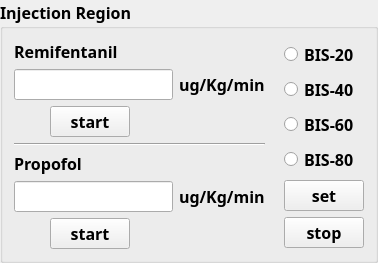
           <widget class="QGroupBox" name="maintain_groupBox">
            <property name="font">
             <font>
              <family>华文新魏</family>
              <pointsize>12</pointsize>
              <weight>75</weight>
              <bold>true</bold>
             </font>
            </property>
            <property name="title">
             <string>Injection Region</string>
            </property>
            <layout class="QGridLayout" name="gridLayout_7">
             <item row="0" column="0">
              <layout class="QHBoxLayout" name="horizontalLayout_8">
               <item>
                <layout class="QVBoxLayout" name="verticalLayout_3">
                 <item>
                  <widget class="QLabel" name="label">
                   <property name="sizePolicy">
                    <sizepolicy hsizetype="Fixed" vsizetype="Fixed">
                     <horstretch>0</horstretch>
                     <verstretch>0</verstretch>
                    </sizepolicy>
                   </property>
                   <property name="text">
                    <string>Remifentanil</string>
                   </property>
                  </widget>
                 </item>
                 <item>
                  <layout class="QVBoxLayout" name="verticalLayout_11">
                   <item>
                    <layout class="QHBoxLayout" name="horizontalLayout_18">
                     <item>
                      <widget class="QLineEdit" name="remi_lineEdit">
                       <property name="sizePolicy">
                        <sizepolicy hsizetype="Fixed" vsizetype="Fixed">
                         <horstretch>0</horstretch>
                         <verstretch>0</verstretch>
                        </sizepolicy>
                       </property>
                      </widget>
                     </item>
                     <item>
                      <widget class="QLabel" name="label_2">
                       <property name="sizePolicy">
                        <sizepolicy hsizetype="Minimum" vsizetype="Preferred">
                         <horstretch>0</horstretch>
                         <verstretch>0</verstretch>
                        </sizepolicy>
                       </property>
                       <property name="font">
                        <font>
                         <pointsize>12</pointsize>
                        </font>
                       </property>
                       <property name="text">
                        <string>ug/Kg/min</string>
                       </property>
                      </widget>
                     </item>
                    </layout>
                   </item>
                   <item>
                    <layout class="QHBoxLayout" name="horizontalLayout_19">
                     <item>
                      <widget class="QPushButton" name="remistart_Button">
                       <property name="sizePolicy">
                        <sizepolicy hsizetype="Fixed" vsizetype="Fixed">
                         <horstretch>0</horstretch>
                         <verstretch>0</verstretch>
                        </sizepolicy>
                       </property>
                       <property name="font">
                        <font>
                         <pointsize>12</pointsize>
                        </font>
                       </property>
                       <property name="text">
                        <string>start</string>
                       </property>
                      </widget>
                     </item>
                     <item>
                      <spacer name="horizontalSpacer_13">
                       <property name="orientation">
                        <enum>Qt::Horizontal</enum>
                       </property>
                       <property name="sizeType">
                        <enum>QSizePolicy::Fixed</enum>
                       </property>
                       <property name="sizeHint" stdset="0">
                        <size>
                         <width>98</width>
                         <height>20</height>
                        </size>
                       </property>
                      </spacer>
                     </item>
                    </layout>
                   </item>
                  </layout>
                 </item>
                 <item>
                  <widget class="Line" name="line_5">
                   <property name="orientation">
                    <enum>Qt::Horizontal</enum>
                   </property>
                  </widget>
                 </item>
                 <item>
                  <widget class="QLabel" name="label_3">
                   <property name="sizePolicy">
                    <sizepolicy hsizetype="Fixed" vsizetype="Fixed">
                     <horstretch>0</horstretch>
                     <verstretch>0</verstretch>
                    </sizepolicy>
                   </property>
                   <property name="text">
                    <string>Propofol</string>
                   </property>
                  </widget>
                 </item>
                 <item>
                  <layout class="QVBoxLayout" name="verticalLayout_12">
                   <item>
                    <layout class="QHBoxLayout" name="horizontalLayout_20">
                     <item>
                      <widget class="QLineEdit" name="pro_lineEdit">
                       <property name="sizePolicy">
                        <sizepolicy hsizetype="Fixed" vsizetype="Fixed">
                         <horstretch>0</horstretch>
                         <verstretch>0</verstretch>
                        </sizepolicy>
                       </property>
                      </widget>
                     </item>
                     <item>
                      <widget class="QLabel" name="label_4">
                       <property name="sizePolicy">
                        <sizepolicy hsizetype="Fixed" vsizetype="Preferred">
                         <horstretch>0</horstretch>
                         <verstretch>0</verstretch>
                        </sizepolicy>
                       </property>
                       <property name="font">
                        <font>
                         <pointsize>12</pointsize>
                        </font>
                       </property>
                       <property name="text">
                        <string>ug/Kg/min</string>
                       </property>
                      </widget>
                     </item>
                    </layout>
                   </item>
                   <item>
                    <layout class="QHBoxLayout" name="horizontalLayout_21">
                     <item>
                      <widget class="QPushButton" name="prostart_Button">
                       <property name="sizePolicy">
                        <sizepolicy hsizetype="Fixed" vsizetype="Fixed">
                         <horstretch>0</horstretch>
                         <verstretch>0</verstretch>
                        </sizepolicy>
                       </property>
                       <property name="font">
                        <font>
                         <pointsize>12</pointsize>
                        </font>
                       </property>
                       <property name="text">
                        <string>start</string>
                       </property>
                      </widget>
                     </item>
                     <item>
                      <spacer name="horizontalSpacer_14">
                       <property name="orientation">
                        <enum>Qt::Horizontal</enum>
                       </property>
                       <property name="sizeType">
                        <enum>QSizePolicy::Fixed</enum>
                       </property>
                       <property name="sizeHint" stdset="0">
                        <size>
                         <width>98</width>
                         <height>20</height>
                        </size>
                       </property>
                      </spacer>
                     </item>
                    </layout>
                   </item>
                  </layout>
                 </item>
                </layout>
               </item>
               <item>
                <spacer name="horizontalSpacer_15">
                 <property name="orientation">
                  <enum>Qt::Horizontal</enum>
                 </property>
                 <property name="sizeType">
                  <enum>QSizePolicy::Fixed</enum>
                 </property>
                 <property name="sizeHint" stdset="0">
                  <size>
                   <width>13</width>
                   <height>20</height>
                  </size>
                 </property>
                </spacer>
               </item>
               <item>
                <layout class="QVBoxLayout" name="verticalLayout_9">
                 <item>
                  <widget class="QRadioButton" name="BIS20_2">
                   <property name="text">
                    <string>BIS-20</string>
                   </property>
                  </widget>
                 </item>
                 <item>
                  <widget class="QRadioButton" name="BIS40_2">
                   <property name="text">
                    <string>BIS-40</string>
                   </property>
                  </widget>
                 </item>
                 <item>
                  <widget class="QRadioButton" name="BIS60_2">
                   <property name="text">
                    <string>BIS-60</string>
                   </property>
                  </widget>
                 </item>
                 <item>
                  <widget class="QRadioButton" name="BIS80_2">
                   <property name="text">
                    <string>BIS-80</string>
                   </property>
                  </widget>
                 </item>
                 <item>
                  <widget class="QPushButton" name="BISset_Button">
                   <property name="font">
                    <font>
                     <pointsize>12</pointsize>
                    </font>
                   </property>
                   <property name="text">
                    <string>set</string>
                   </property>
                  </widget>
                 </item>
                 <item>
                  <widget class="QPushButton" name="Injectctionstop_Button">
                   <property name="font">
                    <font>
                     <pointsize>12</pointsize>
                    </font>
                   </property>
                   <property name="text">
                    <string>stop</string>
                   </property>
                  </widget>
                 </item>
                </layout>
               </item>
              </layout>
             </item>
            </layout>
           </widget>
